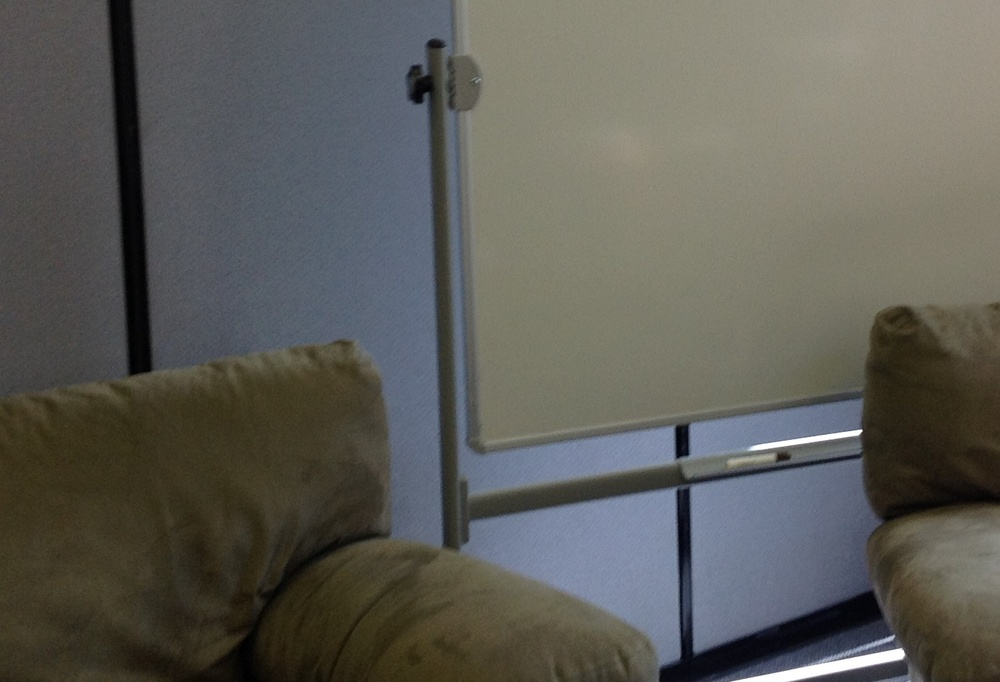
//> input picture build/Match.JPG, 1000 x 682 px, shrunk from 1368 x 933 before the run
$ ./main ../build/Match.JPG 3   (built with g++ and OpenCV 4)
//> lines starting //> are read from the running program, lines starting //| are printed output that depends on the picture
### src/averageImage.h
#include "opencv2/highgui/highgui.hpp"
#include "opencv2/features2d/features2d.hpp"
#include "opencv2/contrib/contrib.hpp"
#include "opencv2/nonfree/nonfree.hpp"
#include "opencv2/core/core.hpp"
#include "opencv2/calib3d/calib3d.hpp"
#include "cvaux.h"

#include <iostream>
#include <fstream>

using namespace cv;
using namespace std;

namespace averageImage {

    // Get the sum of the pixel values within a square of an image
    #define T double
    T getMagnitude(const int leftx, const int uppery, const int rightx, const int lowery, const Mat& img)
    {
    T one = img.at<T>(uppery, leftx);//(leftx, uppery);
    T two = img.at<T>(uppery, rightx);//(rightx, uppery);
    T three = img.at<T>(lowery, leftx);//(leftx, lowery);
    T four = img.at<T>(lowery,rightx);//(rightx, lowery);
    // 1 -- 2
    // |    |
    // 3 -- 4
    // cout << "Values: " << one << "\t" << two << "\t" << three << "\t" << four << endl;
    // cout << img.at<T>(uppery, leftx);
    return four + one - two - three;
    }

    // Get the pixel sum image of a picture.
    Mat getPixSum(const Mat& image, const int divisions)
    {
        cout << image.size() << endl;
        Mat results(divisions, divisions, CV_64F);

        float h_division = (float)(image.rows-1)/ (float)divisions;
        float w_division = (float)(image.cols-1)/ (float)divisions;
        cout << h_division << endl;

        int uppery, lowery, leftx, rightx;
        double mag;

        for (int r = 0; r < divisions; r++)
        {
            uppery = (int) r*h_division;
            lowery = (int) (r+1)*h_division;
            for (int c = 0; c < divisions; c++)
            {
                leftx = (int) c*w_division;
                rightx = (int) (c + 1) * w_division;
                // cout << "r: " << r << "\t" << "c: " << c << "\t" << leftx << "\t" << rightx << "\t" << uppery << "\t" << lowery << endl;
                mag = getMagnitude(leftx, uppery, rightx, lowery, image);
                // cout << "\tmag: " << mag << endl;

                results.at<double>(r, c) = abs(mag);
            }
        }
        // cout << "Results:" << endl << results << endl;
        normalize(results, results, 0, 255, NORM_MINMAX, CV_64F);

        // cout << results << endl;

        Mat results2(results.size(), CV_32S);

        for (int r = 0; r < results.rows; r++)
        {
            for (int c = 0; c < results.cols; c++)
            {
                results2.at<int>(r,c) = (int)results.at<double>(r,c);
            }
        }

        cout << results2.size();

        return results2;
    }

    // Get the bw above and below image of a picture.
    // Input is the average pixel image
    // Output is the bw image with above average colored white
    // and below painted black.
    Mat aboveBelow(const Mat& image)
    {
        Mat results(image.size(), CV_32S);
        int avg = (int) (mean(image)).val[0];

        for (int r = 0; r < image.rows; r++)
        {
            for (int c = 0; c < image.cols; c++)
            {
                int i = image.at<int>(r,c);
                if (i > avg)
                    results.at<int>(r,c) = 255;
                else
                    results.at<int>(r,c) = 0;
            }
        }

        return results;
    }

    // Determine Similarity of two images. Only works for matrices of the same size, for now.
    // [21 lines left out: function determineSimilarity, not called in this run]

}

### src/main.cpp
#include "opencv2/highgui/highgui.hpp"
#include "opencv2/features2d/features2d.hpp"
#include "opencv2/contrib/contrib.hpp"
#include "opencv2/nonfree/nonfree.hpp"
#include "opencv2/core/core.hpp"
#include "opencv2/calib3d/calib3d.hpp"
#include "cvaux.h"
#include "averageImage.h"

#include <iostream>
#include <fstream>

using namespace cv;
using namespace std;
using namespace averageImage;

// Print usage
static void printPrompt( const string& applName )
{
    cout << "/*\n"
         << " * Sandbox for doing LBP and and Casscade Classifier\n"
         << " */\n" << endl;

    cout << endl << "Format:\n" << endl;
    cout << "./" << applName << " [ImageName] [FileWithMoreImages(.txt)] [Divisions]" << endl;
    cout << endl;
}

int main(int argc, char** argv)
{
    if( argc < 3 )
    {
        printPrompt( argv[0] );
        return -1;
    }

    cv::initModule_nonfree();

    Mat image = imread(argv[1], CV_LOAD_IMAGE_GRAYSCALE);
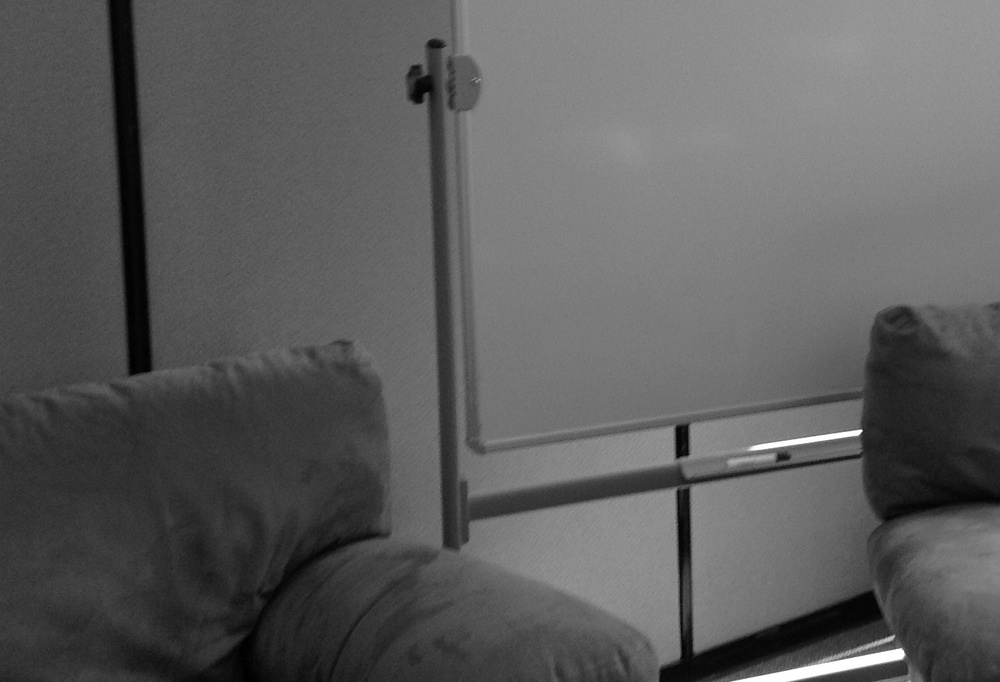
//> image: 682 rows x 1000 cols, CV_8UC1; min 0, max 255, mean 92.6
    int divs = atoi(argv[2]);
//> divs = 3

    cout << "< Computing integral Image ... \n";

    Mat iImage;
    integral(image, iImage, CV_64F);
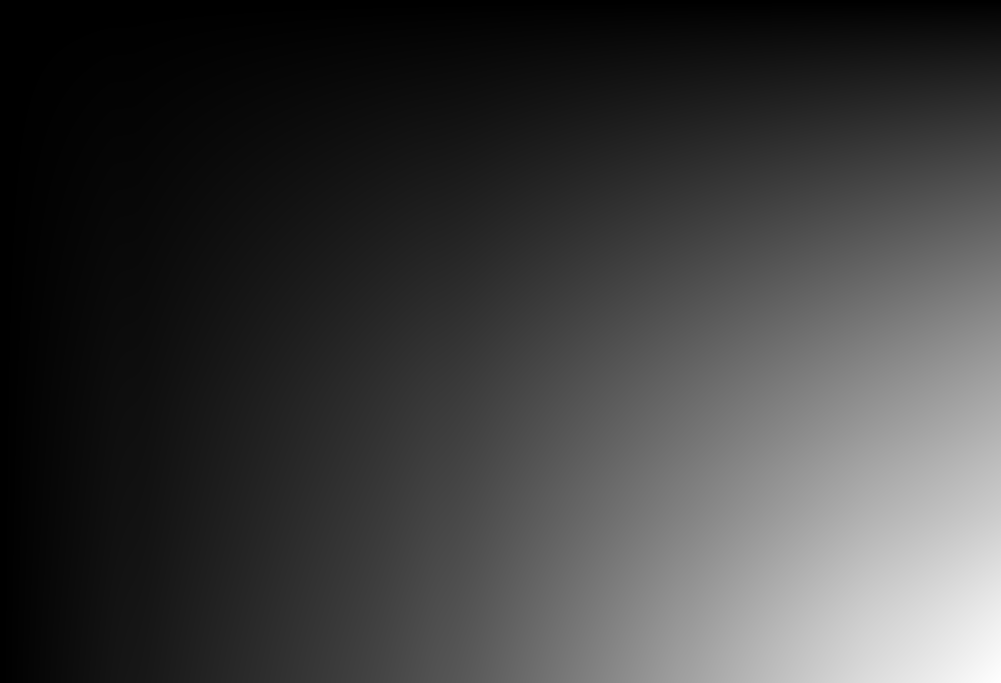
//> iImage: 683 rows x 1001 cols, CV_64FC1; min 0, max 63165938, mean 15456112; drawn with min black and max white

    cout << "> \n< Computing Pixel Sum, after cropping ...\n";

    Rect ROI (1, 1, iImage.cols-1, iImage.rows-1);
//> ROI = Rect(1, 1, 1000, 682)
    Mat cropped = iImage(ROI);

    Mat pixsum = getPixSum(cropped, divs);
//| [1000 x 682]
//> in getPixSum, `Mat results(divisions, divisions, CV_64F);`: results = [[0, 0, 0], [0, 0, 0], [0, 0, 0]]
//> in getPixSum, `float h_division = (float)(image.rows-1)/ (float)divisions;`: h_division = 227
//> in getPixSum, `float w_division = (float)(image.cols-1)/ (float)divisions;`: w_division = 333
//| 227
//> the loop in getPixSum, `for (int r = 0; r < divisions; r++)` made 3 passes
//> (uppery, lowery, mag) on passes 1 to 3: (0, 227, 10506772), (227, 454, 7564310), (454, 681, 6428114)
//> after the loop in getPixSum, `for (int r = 0; r < divisions; r++)`: leftx = 666; rightx = 999; mag = 6428114; results = [[6050412, 8826867, 10506772], [5216665, 8163918, 7564310], [3467636, 6779715, 6428114]]
//> in getPixSum, `normalize(results, results, 0, 255, NORM_MINMAX, CV_64F);`: results = [[93.56, 194.1, 255], [63.36, 170.1, 148.4], [0, 120, 107.2]]
//> after the loop in getPixSum, `for (int r = 0; r < results.rows; r++)`: results2 = [[93, 194, 255], [63, 170, 148], [0, 119, 107]]
//| [3 x 3]
//> pixsum = [[93, 194, 255], [63, 170, 148], [0, 119, 107]]

    imwrite("pixsum.jpg", pixsum);

    cout << "> \n< Computing Black and White Image ...\n";

    Mat ab = aboveBelow(pixsum);
//> in aboveBelow, `int avg = (int) (mean(image)).val[0];`: avg = 127
//> after the loop in aboveBelow, `for (int r = 0; r < image.rows; r++)`: results = [[0, 255, 255], [0, 255, 255], [0, 0, 0]]
//> ab = [[0, 255, 255], [0, 255, 255], [0, 0, 0]]

    imwrite("aboveBelow.jpg", ab);

    cout << "> \nDone!" << endl;

    return 0;
}

$ run again, on build/sum2.jpg
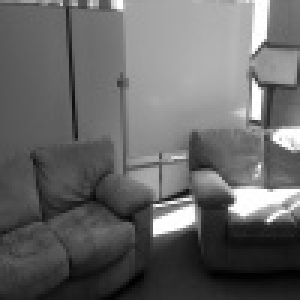
//> input picture build/sum2.jpg, 100 x 100 px (shown 3 times larger)
//> image is the input picture: 100 rows x 100 cols, CV_8UC1; min 0, max 255, mean 103
//> divs = 3
//> `integral(image, iImage, CV_64F);`:
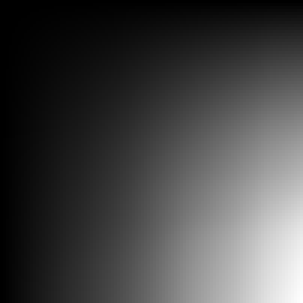
//> iImage: 101 rows x 101 cols, CV_64FC1 (shown 3 times larger); min 0, max 1029809, mean 277537.6; drawn with min black and max white
//| [100 x 100]
//> in getPixSum, `Mat results(divisions, divisions, CV_64F);`: results = [[0, 0, 0], [0, 0, 0], [0, 0, 0]]
//> h_division = 33
//| 33
//> the loop in getPixSum, `for (int r = 0; r < divisions; r++)` made 3 passes
//> (uppery, lowery, mag) on passes 1 to 3: (0, 33, 171748), (33, 66, 145614), (66, 99, 53591)
//> after the loop in getPixSum, `for (int r = 0; r < divisions; r++)`: leftx = 66; rightx = 99; mag = 53591; results = [[107181, 168672, 171748], [88052, 134097, 145614], [63705, 73801, 53591]]
//> in getPixSum, `normalize(results, results, 0, 255, NORM_MINMAX, CV_64F);`: results = [[115.7, 248.4, 255], [74.37, 173.7, 198.6], [21.83, 43.62, 0]]
//> after the loop in getPixSum, `for (int r = 0; r < results.rows; r++)`: results2 = [[115, 248, 255], [74, 173, 198], [21, 43, 0]]
//| [3 x 3]
//> avg = 125
//> after the loop in aboveBelow, `for (int r = 0; r < image.rows; r++)`: results = [[0, 255, 255], [0, 255, 255], [0, 0, 0]]
